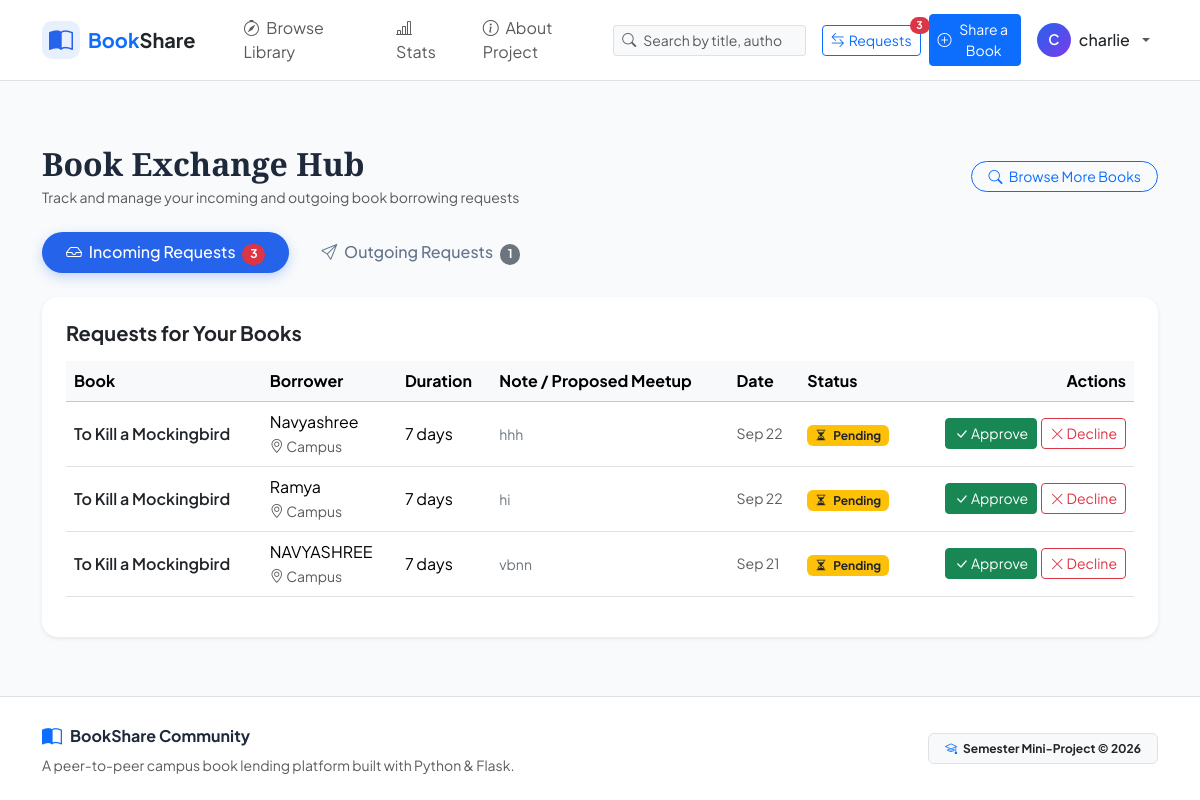
/requests (signed in), run on the app's committed database.
### models.py (models this page shows, shortened)
class User(UserMixin, db.Model):
    __tablename__ = 'users'
    id = db.Column(db.Integer, primary_key=True)
    username = db.Column(db.String(64), unique=True, nullable=False, index=True)
    email = db.Column(db.String(120), unique=True, nullable=False, index=True)
    password_hash = db.Column(db.String(256), nullable=False)
    full_name = db.Column(db.String(100), nullable=False)
    phone = db.Column(db.String(20), nullable=True)
    location = db.Column(db.String(120), nullable=True)  # e.g., Campus block, neighborhood
    created_at = db.Column(db.DateTime, default=datetime.utcnow)
    books = db.relationship('Book', back_populates='owner', cascade='all, delete-orphan', lazy='dynamic')
    sent_requests = db.relationship(
        'BorrowRequest',
        foreign_keys='BorrowRequest.borrower_id',
        back_populates='borrower',
        cascade='all, delete-orphan',
        lazy='dynamic'
    )
    received_requests = db.relationship(
        'BorrowRequest',
        foreign_keys='BorrowRequest.owner_id',
        back_populates='owner',
        cascade='all, delete-orphan',
        lazy='dynamic'
    )
    reviews = db.relationship('Review', back_populates='user', cascade='all, delete-orphan', lazy='dynamic')

class BorrowRequest(db.Model):
    __tablename__ = 'borrow_requests'
    id = db.Column(db.Integer, primary_key=True)
    book_id = db.Column(db.Integer, db.ForeignKey('books.id'), nullable=False)
    borrower_id = db.Column(db.Integer, db.ForeignKey('users.id'), nullable=False)
    owner_id = db.Column(db.Integer, db.ForeignKey('users.id'), nullable=False)
    duration_days = db.Column(db.Integer, default=14)
    message = db.Column(db.Text, nullable=True)
    status = db.Column(db.String(20), default='Pending')  # Pending, Approved, Declined, Returned
    request_date = db.Column(db.DateTime, default=datetime.utcnow)
    action_date = db.Column(db.DateTime, nullable=True)
    return_date = db.Column(db.DateTime, nullable=True)
    book = db.relationship('Book', back_populates='requests')
    borrower = db.relationship('User', foreign_keys=[borrower_id], back_populates='sent_requests')
    owner = db.relationship('User', foreign_keys=[owner_id], back_populates='received_requests')

class Book(db.Model):
    __tablename__ = 'books'
    id = db.Column(db.Integer, primary_key=True)
    title = db.Column(db.String(150), nullable=False, index=True)
    author = db.Column(db.String(100), nullable=False, index=True)
    genre = db.Column(db.String(50), nullable=False, index=True)
    isbn = db.Column(db.String(30), nullable=True)
    condition = db.Column(db.String(30), default='Good')  # Like New, Good, Fair
    description = db.Column(db.Text, nullable=True)
    cover_url = db.Column(db.String(500), nullable=True)
    is_available = db.Column(db.Boolean, default=True)
    owner_id = db.Column(db.Integer, db.ForeignKey('users.id'), nullable=False)
    created_at = db.Column(db.DateTime, default=datetime.utcnow)
    owner = db.relationship('User', back_populates='books')
    requests = db.relationship('BorrowRequest', back_populates='book', cascade='all, delete-orphan', lazy='dynamic')
    reviews = db.relationship('Review', back_populates='book', cascade='all, delete-orphan', lazy='dynamic', order_by='desc(Review.created_at)')

### routes/requests.py (the view)
@requests_bp.route('/requests')
@login_required
def my_requests():
    incoming = BorrowRequest.query.filter_by(owner_id=current_user.id).order_by(BorrowRequest.request_date.desc()).all()
    outgoing = BorrowRequest.query.filter_by(borrower_id=current_user.id).order_by(BorrowRequest.request_date.desc()).all()
    return render_template('my_requests.html', incoming=incoming, outgoing=outgoing)

### templates/my_requests.html (shortened to what this page needs)
{% extends "base.html" %}
{% block content %}
<div class="container py-4">
    <div class="d-flex align-items-center justify-content-between mb-4">
        <div>
            <h2 class="fw-bold font-serif mb-1">Book Exchange Hub</h2>
            <p class="text-muted small mb-0">Track and manage your incoming and outgoing book borrowing requests</p>
        </div>
        <a href="{{ url_for('books.catalog') }}" class="btn btn-outline-primary rounded-pill px-3 btn-sm">
            <i class="bi bi-search me-1"></i> Browse More Books
        </a>
    </div>
    <ul class="nav nav-pills mb-4 gap-2" id="requestTabs" role="tablist">
        <li class="nav-item" role="presentation">
            <button class="nav-link active rounded-pill px-4" id="incoming-tab" data-bs-toggle="pill" data-bs-target="#incoming" type="button" role="tab">
                <i class="bi bi-inbox me-1"></i> Incoming Requests
                {% if pending_incoming_count > 0 %}
                    <span class="badge bg-danger rounded-pill ms-1">{{ pending_incoming_count }}</span>
                {% endif %}
            </button>
        </li>
        <li class="nav-item" role="presentation">
            <button class="nav-link rounded-pill px-4" id="outgoing-tab" data-bs-toggle="pill" data-bs-target="#outgoing" type="button" role="tab">
                <i class="bi bi-send me-1"></i> Outgoing Requests
                <span class="badge bg-secondary rounded-pill ms-1">{{ outgoing|length }}</span>
            </button>
        </li>
    </ul>
    <div class="tab-content" id="requestTabsContent">
        <div class="tab-pane fade show active" id="incoming" role="tabpanel">
            <div class="card border-0 shadow-sm rounded-4 p-4 bg-white">
                <h5 class="fw-bold mb-3">Requests for Your Books</h5>
                <div class="table-responsive">
                    <table class="table table-hover align-middle">
                        <thead class="table-light">
                            <tr>
                                <th>Book</th>
                                <th>Borrower</th>
                                <th>Duration</th>
                                <th>Note / Proposed Meetup</th>
                                <th>Date</th>
                                <th>Status</th>
                                <th class="text-end">Actions</th>
                            </tr>
                        </thead>
                        <tbody>
                            {% for req in incoming %}
                                <tr>
                                    <td>
                                        <a href="{{ url_for('books.detail', book_id=req.book.id) }}" class="fw-semibold text-dark text-decoration-none">
                                            {{ req.book.title }}
                                        </a>
                                    </td>
                                    <td>
                                        <div>{{ req.borrower.full_name }}</div>
                                        <small class="text-muted"><i class="bi bi-geo-alt"></i> {{ req.borrower.location or 'Campus' }}</small>
                                    </td>
                                    <td>{{ req.duration_days }} days</td>
                                    <td>
                                        <span class="small text-secondary">{{ req.message or 'No message provided' }}</span>
                                    </td>
                                    <td class="small text-muted">{{ req.request_date.strftime('%b %d') }}</td>
                                    <td>
                                        {% if req.status == 'Pending' %}
                                            <span class="badge bg-warning text-dark"><i class="bi bi-hourglass-split me-1"></i> Pending</span>
                                        {% elif req.status == 'Approved' %}
                                            <span class="badge bg-success"><i class="bi bi-check-circle me-1"></i> Approved</span>
                                        {% elif req.status == 'Declined' %}
                                            <span class="badge bg-danger"><i class="bi bi-x-circle me-1"></i> Declined</span>
                                        {% elif req.status == 'Returned' %}
                                            <span class="badge bg-secondary"><i class="bi bi-arrow-counterclockwise me-1"></i> Returned</span>
                                        {% endif %}
                                    </td>
                                    <td class="text-end">
                                        {% if req.status == 'Pending' %}
                                            <div class="btn-group btn-group-sm">
                                                <form action="{{ url_for('requests.approve_request', request_id=req.id) }}" method="POST" class="d-inline">
                                                    <button type="submit" class="btn btn-success btn-sm">
                                                        <i class="bi bi-check-lg"></i> Approve
                                                    </button>
                                                </form>
                                                <form action="{{ url_for('requests.decline_request', request_id=req.id) }}" method="POST" class="d-inline ms-1">
                                                    <button type="submit" class="btn btn-outline-danger btn-sm">
                                                        <i class="bi bi-x-lg"></i> Decline
                                                    </button>
                                                </form>
                                            </div>
                                        {% elif req.status == 'Approved' %}
                                            <form action="{{ url_for('requests.return_book', request_id=req.id) }}" method="POST" class="d-inline">
                                                <button type="submit" class="btn btn-primary btn-sm rounded-pill px-3">
                                                    <i class="bi bi-check2-all me-1"></i> Mark as Returned
                                                </button>
                                            </form>
                                        {% else %}
                                            <span class="text-muted small">No action needed</span>
                                        {% endif %}
                                    </td>
                                </tr>
                            {% else %}
                                <tr>
                                    <td colspan="7" class="text-center py-4 text-muted">
                                        No incoming requests for your books at the moment.
                                    </td>
                                </tr>
                            {% endfor %}
                        </tbody>
                    </table>
                </div>
            </div>
        </div>
    </div>
</div>
{% endblock %}

### templates/base.html (shortened to what this page needs)
<!DOCTYPE html>
<html lang="en">
<head>
    <link href="https://cdn.jsdelivr.net/npm/bootstrap@5.3.3/dist/css/bootstrap.min.css" rel="stylesheet">
    <link rel="stylesheet" href="https://cdn.jsdelivr.net/npm/bootstrap-icons@1.11.3/font/bootstrap-icons.min.css">
    <link rel="stylesheet" href="{{ url_for('static', filename='css/style.css') }}">
</head>
<body>
    <nav class="navbar navbar-expand-lg navbar-light bg-white border-bottom sticky-top py-2">
        <div class="container">
            <a class="navbar-brand d-flex align-items-center gap-2 fw-bold text-primary" href="{{ url_for('main.index') }}">
                <div class="brand-icon-wrapper">
                    <i class="bi bi-book-half fs-4"></i>
                </div>
                <span>Book<span class="text-dark">Share</span></span>
            </a>
            <div class="collapse navbar-collapse" id="navbarContent">
                <ul class="navbar-nav me-auto mb-2 mb-lg-0 ms-lg-3">
                    <li class="nav-item">
                        <a class="nav-link px-3" href="{{ url_for('books.catalog') }}">
                            <i class="bi bi-compass me-1"></i> Browse Library
                        </a>
                    </li>
                    <li class="nav-item">
                        <a class="nav-link px-3" href="{{ url_for('main.stats') }}">
                            <i class="bi bi-bar-chart-line me-1"></i> Stats
                        </a>
                    </li>
                    <li class="nav-item">
                        <a class="nav-link px-3" href="{{ url_for('main.about') }}">
                            <i class="bi bi-info-circle me-1"></i> About Project
                        </a>
                    </li>
                </ul>
                <form class="d-flex me-lg-3 my-2 my-lg-0" action="{{ url_for('books.catalog') }}" method="GET">
                    <div class="input-group input-group-sm">
                        <span class="input-group-text bg-light border-end-0"><i class="bi bi-search text-muted"></i></span>
                        <input class="form-control bg-light border-start-0 ps-0" type="search" name="q" placeholder="Search by title, author..." aria-label="Search">
                    </div>
                </form>
                <ul class="navbar-nav align-items-lg-center gap-2">
                    {% if current_user.is_authenticated %}
                        <li class="nav-item">
                            <a class="btn btn-sm btn-outline-primary position-relative d-flex align-items-center gap-1" href="{{ url_for('requests.my_requests') }}">
                                <i class="bi bi-arrow-left-right"></i> Requests
                                {% if pending_incoming_count > 0 %}
                                    <span class="position-absolute top-0 start-100 translate-middle badge rounded-pill bg-danger">
                                        {{ pending_incoming_count }}
                                    </span>
                                {% endif %}
                            </a>
                        </li>
                        <li class="nav-item">
                            <a class="btn btn-sm btn-primary d-flex align-items-center gap-1" href="{{ url_for('books.add_book') }}">
                                <i class="bi bi-plus-circle"></i> Share a Book
                            </a>
                        </li>
                        <li class="nav-item dropdown">
                            <a class="nav-link dropdown-toggle d-flex align-items-center gap-2" href="#" id="userDropdown" role="button" data-bs-toggle="dropdown" aria-expanded="false">
                                <div class="avatar-circle">
                                    {{ current_user.full_name[:1].upper() }}
                                </div>
                                <span class="fw-medium text-dark">{{ current_user.username }}</span>
                            </a>
                        </li>
                    {% endif %}
                </ul>
            </div>
        </div>
    </nav>
    <main class="py-4">
        {% block content %}{% endblock %}
    </main>
    <footer class="bg-white border-top py-4 mt-auto">
        <div class="container text-center text-md-start">
            <div class="row align-items-center">
                <div class="col-md-6 mb-3 mb-md-0">
                    <div class="d-flex align-items-center gap-2 justify-content-center justify-content-md-start">
                        <i class="bi bi-book-half text-primary fs-5"></i>
                        <span class="fw-bold">BookShare Community</span>
                    </div>
                    <p class="text-muted small mb-0 mt-1">
                        A peer-to-peer campus book lending platform built with Python & Flask.
                    </p>
                </div>
                <div class="col-md-6 text-center text-md-end">
                    <span class="badge bg-light text-dark border px-3 py-2">
                        <i class="bi bi-mortarboard me-1 text-primary"></i> Semester Mini-Project &copy; {{ now.year }}
                    </span>
                </div>
            </div>
        </div>
    </footer>
</body>
</html>

### data on the page
User: full_name "C", username "charlie"
BorrowRequest: book "To Kill a Mockingbird", borrower.full_name "Navyashree", borrower "Campus", duration_days "7", message "hhh", request_date "Sep 22", status "Pending" (drawn)
BorrowRequest: book "To Kill a Mockingbird", borrower.full_name "Ramya", borrower "Campus", duration_days "7", message "hi", request_date "Sep 22", status "Pending" (drawn)
BorrowRequest: book "To Kill a Mockingbird", borrower.full_name "NAVYASHREE", borrower "Campus", duration_days "7", message "vbnn", request_date "Sep 21", status "Pending" (drawn)

### other printed values
{{ pending_incoming_count }} "3"
{{ outgoing|length }} "1"
